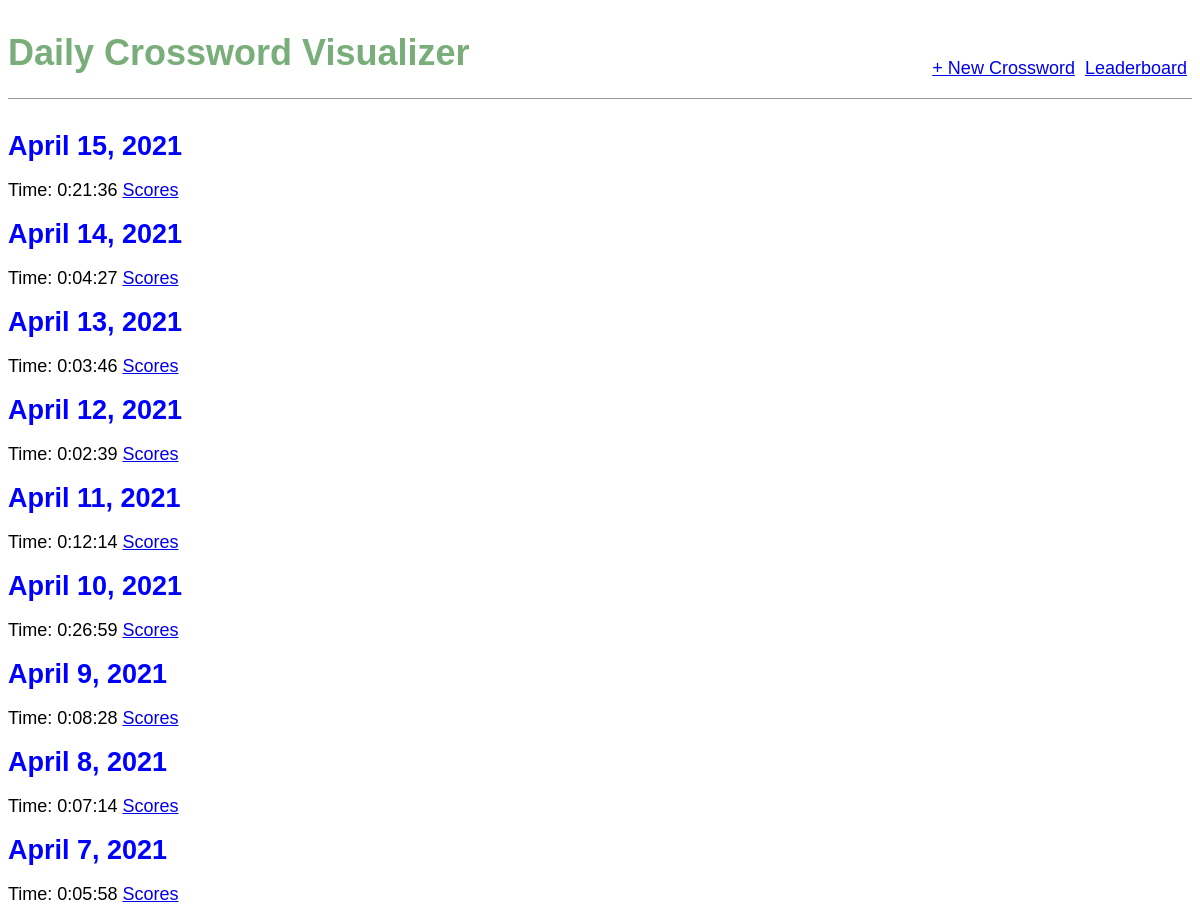
The page / on the database its author committed.
### tracker/models.py (models this page shows, shortened)
class DailyData(models.Model):
    date = models.ForeignKey(PlayDate, default=get_default_date, on_delete=models.CASCADE)
    link = models.CharField(max_length=50)
    duration = models.DurationField()

class PlayDate(models.Model):
    date = models.DateField(primary_key=True)

### tracker/views.py (the view)
# urls.py: path('', DayListView.as_view(),name='home'),
class DayListView(ListView):
    model = DailyData
    template_name = 'home.html'
    ordering = ['-date']

### templates/home.html
{% extends 'base.html' %}
{% block content %}
    {% for dailydata in object_list %}
        <div class="daily-entry">
            <h2><a href={{dailydata.link}}>{{ dailydata.date.date }} </a></h2>
            <p> Time: {{ dailydata.duration }} <a href="{% url 'dailyparticipants' dailydata.pk %}">Scores</a></p>
        </div>
    {% endfor %}
{% endblock content %}

### templates/base.html (shortened to what this page needs)
{% load static %}
<html>
    <head>
        <link rel="stylesheet" href="{% static 'css/base.css' %}">
    </head>
    <body>
        <header>
            <div class='nav-left'>
                <h1><a href="{% url 'home' %}">Daily Crossword Visualizer</a></h1>
            </div>
            <ul class='nav-right'>
                <li><a href="{% url 'updateform' %}">+ New Crossword</a></li>
                <li><a href="{% url 'leaderboard' %}">Leaderboard</a></li>
            </ul>
        </header>
        <div>
            {% block content %}{% endblock content %}
        </div>
    </body>
</html>

### static/css/base.css (style rules this page uses)
body { font-family: 'Source Sans Pro', sans-serif; font-size: 18px; }
header { border-bottom: 1px solid #999; margin-bottom: 2rem; display: flex; }
header h1 a { color: rgb(121, 173, 121); text-decoration: none; }
.nav-left { margin-right: auto; }
.nav-right { display: flex; padding-top: 2rem; }
.nav-right li { float:left; margin:0 5px; list-style: none; }
.daily-entry h2 { margin: 0.5rem 0; }
.daily-entry h2 a, .daily-entry h2 a:visited { color:blue; text-decoration: none; }

### rows shown on the page
DailyData: date "April 15, 2021", duration "0:21:36"
DailyData: date "April 14, 2021", duration "0:04:27"
DailyData: date "April 13, 2021", duration "0:03:46"
DailyData: date "April 12, 2021", duration "0:02:39"
DailyData: date "April 11, 2021", duration "0:12:14"
DailyData: date "April 10, 2021", duration "0:26:59"
DailyData: date "April 9, 2021", duration "0:08:28"
DailyData: date "April 8, 2021", duration "0:07:14"
DailyData: date "April 7, 2021", duration "0:05:58"
